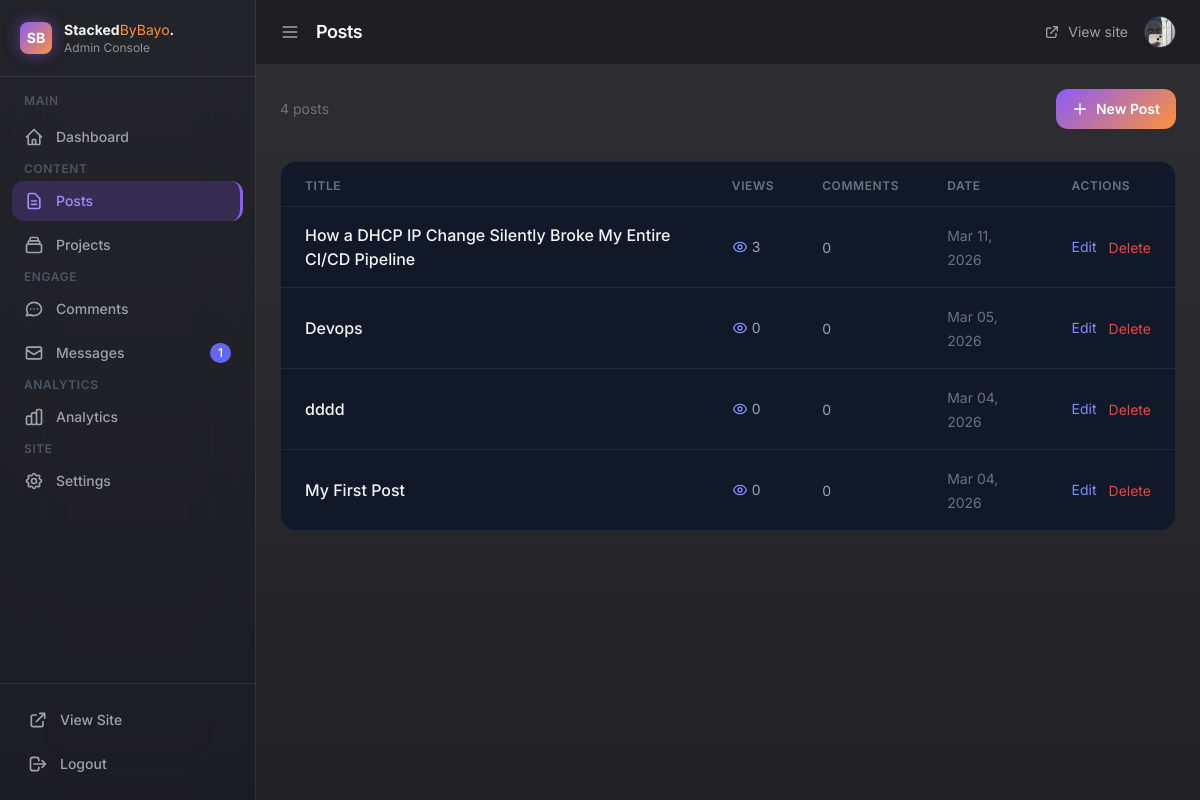
The app's page /admin/posts (signed in), older data.
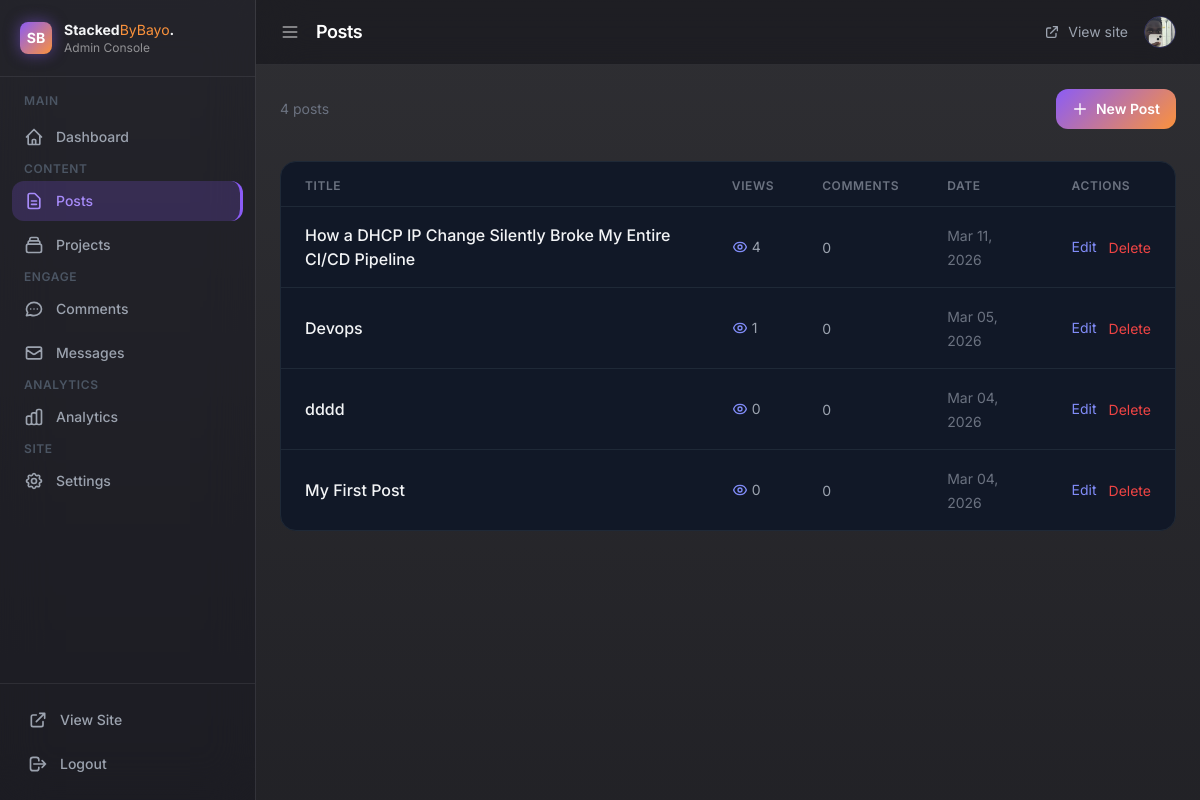
The same page, newer data.
### app/models.py (models this page shows)
class Post(db.Model):
    id = db.Column(db.Integer, primary_key=True)
    title = db.Column(db.String(200), nullable=False)
    body = db.Column(db.Text, nullable=False)
    created_at = db.Column(db.DateTime, default=datetime.utcnow)
    views = db.Column(db.Integer, default=0)
    comments = db.relationship('Comment', backref='post', lazy=True)

### app/__init__.py (the view)
    @app.route("/admin/posts")
    def admin_posts():
        if not session.get("admin"):
            return redirect(url_for("admin_login"))
        posts = Post.query.order_by(Post.created_at.desc()).all()
        return render_template("admin_posts.html", posts=posts, **admin_context())

### app/templates/admin_posts.html (shortened to what this page needs)
{% extends "admin_base.html" %}
{% block page_title %}Posts{% endblock %}
{% block content %}
<div class="flex justify-between items-center mb-8">
    <p class="text-gray-500 text-sm">{{ posts|length }} post{{ 's' if posts|length != 1 }}</p>
    <a href="/admin/post/new"
        class="gradient-bg text-white font-semibold px-4 py-2.5 rounded-xl hover:opacity-90 transition text-sm flex items-center gap-2">
        <svg class="w-4 h-4" fill="none" viewBox="0 0 24 24" stroke="currentColor">
            <path stroke-linecap="round" stroke-linejoin="round" stroke-width="2" d="M12 4v16m8-8H4"/>
        </svg>
        New Post
    </a>
</div>
{% if posts %}
<div class="bg-gray-900 border border-gray-800 rounded-2xl overflow-hidden">
    <table class="w-full">
        <thead>
            <tr class="border-b border-gray-800 px-6">
                <th class="text-left text-xs font-semibold text-gray-500 uppercase tracking-wider pb-3 pt-4 px-6">Title</th>
                <th class="text-left text-xs font-semibold text-gray-500 uppercase tracking-wider pb-3 pt-4 px-6">Views</th>
                <th class="text-left text-xs font-semibold text-gray-500 uppercase tracking-wider pb-3 pt-4 px-6">Comments</th>
                <th class="text-left text-xs font-semibold text-gray-500 uppercase tracking-wider pb-3 pt-4 px-6">Date</th>
                <th class="text-left text-xs font-semibold text-gray-500 uppercase tracking-wider pb-3 pt-4 px-6">Actions</th>
            </tr>
        </thead>
        <tbody class="divide-y divide-gray-800">
            {% for post in posts %}
            <tr class="hover:bg-gray-800/50 transition">
                <td class="py-4 px-6">
                    <a href="/blog/{{ post.id }}" target="_blank"
                        class="font-medium hover:text-indigo-400 transition">
                        {{ post.title }}
                    </a>
                </td>
                <td class="py-4 px-6">
                    <span class="flex items-center gap-1 text-gray-400 text-sm">
                        {{ post.views or 0 }}
                    </span>
                </td>
                <td class="py-4 px-6">
                    <span class="text-gray-400 text-sm">{{ post.comments|length }}</span>
                </td>
                <td class="py-4 px-6">
                    <span class="text-gray-500 text-sm">{{ post.created_at.strftime('%b %d, %Y') }}</span>
                </td>
                <td class="py-4 px-6">
                    <div class="flex items-center gap-3">
                        <a href="/admin/post/{{ post.id }}/edit"
                            class="text-indigo-400 hover:text-indigo-300 text-sm transition">Edit</a>
                        <form method="POST" action="/admin/post/{{ post.id }}/delete"
                            onsubmit="return confirm('Delete this post?')">
                            <button type="submit"
                                class="text-red-500 hover:text-red-400 text-sm transition">Delete</button>
                        </form>
                    </div>
                </td>
            </tr>
            {% endfor %}
        </tbody>
    </table>
</div>
{% endif %}
{% endblock %}

### app/templates/admin_base.html (shortened to what this page needs)
<!DOCTYPE html>
<html lang="en">
<head>
    <script src="https://cdn.tailwindcss.com"></script>
</head>
<body class="min-h-screen flex text-gray-100">
    <aside id="sidebar" class="sidebar fixed top-0 left-0 h-full w-64 z-50 flex flex-col" style="background:rgba(20,20,30,0.4); backdrop-filter:blur(24px); border-right:1px solid rgba(255,255,255,0.1);">
        <div class="flex items-center gap-3 px-5 py-5 border-b border-[rgba(255,255,255,0.08)]">
            <div class="w-8 h-8 rounded-lg gradient-bg flex items-center justify-center text-white font-bold text-sm shrink-0 shadow-[0_0_15px_rgba(139,92,246,0.5)]">SB</div>
            <div class="logo-text">
                <p class="font-bold text-sm">Stacked<span style="color:#fb923c;font-weight:400;">ByBayo</span>.</p>
                <p class="text-[rgba(255,255,255,0.5)] text-xs">Admin Console</p>
            </div>
        </div>
        <nav class="flex-1 px-3 py-4 space-y-1 overflow-y-auto">
            <p class="label text-gray-600 text-xs font-semibold uppercase tracking-wider px-3 mb-2">Main</p>
            <a href="/admin" class="nav-item {% if request.path == '/admin' %}active{% endif %} flex items-center gap-3 px-3 py-2.5 rounded-xl text-gray-400 text-sm font-medium">
                <svg class="nav-icon w-5 h-5 shrink-0" fill="none" viewBox="0 0 24 24" stroke="currentColor">
                    <path stroke-linecap="round" stroke-linejoin="round" stroke-width="2" d="M3 12l2-2m0 0l7-7 7 7M5 10v10a1 1 0 001 1h3m10-11l2 2m-2-2v10a1 1 0 01-1 1h-3m-6 0a1 1 0 001-1v-4a1 1 0 011-1h2a1 1 0 011 1v4a1 1 0 001 1m-6 0h6"/>
                </svg>
                <span class="label">Dashboard</span>
            </a>
            <p class="label text-gray-600 text-xs font-semibold uppercase tracking-wider px-3 mt-4 mb-2">Content</p>
            <a href="/admin/posts" class="nav-item {% if '/admin/post' in request.path %}active{% endif %} flex items-center gap-3 px-3 py-2.5 rounded-xl text-gray-400 text-sm font-medium">
                <svg class="nav-icon w-5 h-5 shrink-0" fill="none" viewBox="0 0 24 24" stroke="currentColor">
                    <path stroke-linecap="round" stroke-linejoin="round" stroke-width="2" d="M9 12h6m-6 4h6m2 5H7a2 2 0 01-2-2V5a2 2 0 012-2h5.586a1 1 0 01.707.293l5.414 5.414a1 1 0 01.293.707V19a2 2 0 01-2 2z"/>
                </svg>
                <span class="label">Posts</span>
            </a>
            <a href="/admin/projects" class="nav-item {% if '/admin/project' in request.path %}active{% endif %} flex items-center gap-3 px-3 py-2.5 rounded-xl text-gray-400 text-sm font-medium">
                <span class="label">Projects</span>
            </a>
            <p class="label text-gray-600 text-xs font-semibold uppercase tracking-wider px-3 mt-4 mb-2">Engage</p>
            <a href="/admin/comments" class="nav-item {% if '/admin/comment' in request.path %}active{% endif %} flex items-center gap-3 px-3 py-2.5 rounded-xl text-gray-400 text-sm font-medium">
                <span class="label">Comments</span>
            </a>
            <a href="/admin/messages" class="nav-item {% if '/admin/message' in request.path %}active{% endif %} flex items-center gap-3 px-3 py-2.5 rounded-xl text-gray-400 text-sm font-medium">
                <svg class="nav-icon w-5 h-5 shrink-0" fill="none" viewBox="0 0 24 24" stroke="currentColor">
                    <path stroke-linecap="round" stroke-linejoin="round" stroke-width="2" d="M3 8l7.89 5.26a2 2 0 002.22 0L21 8M5 19h14a2 2 0 002-2V7a2 2 0 00-2-2H5a2 2 0 00-2 2v10a2 2 0 002 2z"/>
                </svg>
                <span class="label">Messages</span>
                {% if unread_count > 0 %}
                <span class="label ml-auto bg-indigo-500 text-white text-xs px-2 py-0.5 rounded-full">{{ unread_count }}</span>
                {% endif %}
            </a>
            <p class="label text-gray-600 text-xs font-semibold uppercase tracking-wider px-3 mt-4 mb-2">Analytics</p>
            <a href="/admin" class="nav-item flex items-center gap-3 px-3 py-2.5 rounded-xl text-gray-400 text-sm font-medium">
                <span class="label">Analytics</span>
            </a>
            <p class="label text-gray-600 text-xs font-semibold uppercase tracking-wider px-3 mt-4 mb-2">Site</p>
            <a href="/admin/settings" class="nav-item {% if '/admin/settings' in request.path %}active{% endif %} flex items-center gap-3 px-3 py-2.5 rounded-xl text-gray-400 text-sm font-medium">
                <span class="label">Settings</span>
            </a>
        </nav>
        <div class="border-t border-[rgba(255,255,255,0.08)] p-4">
            <a href="/" target="_blank" class="nav-item flex items-center gap-3 px-3 py-2.5 rounded-xl text-gray-400 text-sm font-medium mb-1">
                <svg class="w-5 h-5 shrink-0" fill="none" viewBox="0 0 24 24" stroke="currentColor">
                    <path stroke-linecap="round" stroke-linejoin="round" stroke-width="2" d="M10 6H6a2 2 0 00-2 2v10a2 2 0 002 2h10a2 2 0 002-2v-4M14 4h6m0 0v6m0-6L10 14"/>
                </svg>
                <span class="label">View Site</span>
            </a>
            <a href="/admin/logout" class="nav-item flex items-center gap-3 px-3 py-2.5 rounded-xl text-gray-400 text-sm font-medium hover:text-red-400">
                <svg class="w-5 h-5 shrink-0" fill="none" viewBox="0 0 24 24" stroke="currentColor">
                    <path stroke-linecap="round" stroke-linejoin="round" stroke-width="2" d="M17 16l4-4m0 0l-4-4m4 4H7m6 4v1a3 3 0 01-3 3H6a3 3 0 01-3-3V7a3 3 0 013-3h4a3 3 0 013 3v1"/>
                </svg>
                <span class="label">Logout</span>
            </a>
        </div>
    </aside>
    <div id="main-content" class="flex-1 ml-64 min-h-screen flex flex-col">
        <header class="sticky top-0 z-40 px-6 py-4 flex items-center justify-between" style="background:rgba(15,15,20,0.5); backdrop-filter:blur(24px); border-bottom:1px solid rgba(255,255,255,0.08);">
            <div class="flex items-center gap-4">
                <button id="toggle-sidebar" class="text-[rgba(255,255,255,0.6)] hover:text-white transition">
                    <svg class="w-5 h-5" fill="none" viewBox="0 0 24 24" stroke="currentColor">
                        <path stroke-linecap="round" stroke-linejoin="round" stroke-width="2" d="M4 6h16M4 12h16M4 18h16"/>
                    </svg>
                </button>
                <h1 class="text-lg font-semibold text-white tracking-tight">{% block page_title %}Dashboard{% endblock %}</h1>
            </div>
            <div class="flex items-center gap-4">
                <a href="/" target="_blank" class="text-gray-400 hover:text-white text-sm transition flex items-center gap-2">
                    <svg class="w-4 h-4" fill="none" viewBox="0 0 24 24" stroke="currentColor">
                        <path stroke-linecap="round" stroke-linejoin="round" stroke-width="2" d="M10 6H6a2 2 0 00-2 2v10a2 2 0 002 2h10a2 2 0 002-2v-4M14 4h6m0 0v6m0-6L10 14"/>
                    </svg>
                    View site
                </a>
                <div class="w-8 h-8 rounded-full overflow-hidden border border-indigo-500/30">
                    {% if profile_exists is defined and profile_exists %}
                    <img src="/static/uploads/profile.jpg" class="w-full h-full object-cover object-top">
                    {% else %}
                    <div class="w-full h-full gradient-bg flex items-center justify-center text-white text-sm font-bold">B</div>
                    {% endif %}
                </div>
            </div>
        </header>
        <main class="flex-1 p-6">
            {% block content %}{% endblock %}
        </main>
    </div>
</body>
</html>

### app/templates/admin_base.html (style rules this page uses)
body { font-family: 'Inter', sans-serif; background: linear-gradient(rgba(10,10,15,0.85), rgba(10,10,15,0.9)), url('https://images.unsplash.com/photo-1618005182384-a83a8bd57fbe?q=50&w=1200&auto=format&fit=crop') center/cover fixed; color: #f1f5f9; }
.gradient-bg { background: linear-gradient(135deg, #8b5cf6, #fb923c); }
.sidebar { transition: width 0.3s ease; }
.nav-item { transition: background 0.2s ease, color 0.2s ease; }
.nav-item.active { background: rgba(139,92,246,0.2); color: #a78bfa; border-right: 3px solid #8b5cf6; }
.nav-item.active .nav-icon { color: #a78bfa; }
#main-content { transition: margin-left 0.3s ease; }

Row changes from the older to the newer data that the page shows:
changed Post "How a DHCP IP Change Silently Broke My Entire CI/CD Pipeline": views "3" → "4"
changed Post "Devops": views "0" → "1"
Text that changed along with them:
{{ unread_count }}: "1" → (not shown)
